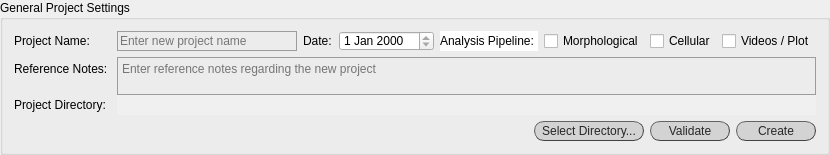
        <widget class="QGroupBox" name="gral_proj_settings">
         <property name="enabled">
          <bool>true</bool>
         </property>
         <property name="sizePolicy">
          <sizepolicy hsizetype="Preferred" vsizetype="Fixed">
           <horstretch>0</horstretch>
           <verstretch>0</verstretch>
          </sizepolicy>
         </property>
         <property name="minimumSize">
          <size>
           <width>0</width>
           <height>155</height>
          </size>
         </property>
         <property name="maximumSize">
          <size>
           <width>16777215</width>
           <height>130</height>
          </size>
         </property>
         <property name="styleSheet">
          <string notr="true">QGroupBox#gral_proj_settings{text-decoration: underline; font: 80 10pt &quot;Calibri Light&quot;;}
</string>
         </property>
         <property name="title">
          <string>General Project Settings</string>
         </property>
         <layout class="QVBoxLayout" name="verticalLayout_12">
          <item>
           <layout class="QFormLayout" name="formLayout">
            <item row="0" column="0">
             <widget class="QLabel" name="lab_proj_name">
              <property name="styleSheet">
               <string notr="true">font: 25 10pt &quot;Calibri Light&quot;;</string>
              </property>
              <property name="text">
               <string>Project Name: </string>
              </property>
             </widget>
            </item>
            <item row="1" column="0">
             <widget class="QLabel" name="lab_ref_notes">
              <property name="styleSheet">
               <string notr="true">font: 25 10pt &quot;Calibri Light&quot;;</string>
              </property>
              <property name="text">
               <string>Reference Notes: </string>
              </property>
             </widget>
            </item>
            <item row="2" column="0">
             <widget class="QLabel" name="lab_proj_dir">
              <property name="styleSheet">
               <string notr="true">font: 25 10pt &quot;Calibri Light&quot;;</string>
              </property>
              <property name="text">
               <string>Project Directory: </string>
              </property>
             </widget>
            </item>
            <item row="0" column="1">
             <layout class="QHBoxLayout" name="horizontalLayout_5">
              <item>
               <widget class="QLineEdit" name="lineEdit_proj_name">
                <property name="minimumSize">
                 <size>
                  <width>180</width>
                  <height>20</height>
                 </size>
                </property>
                <property name="maximumSize">
                 <size>
                  <width>16777215</width>
                  <height>20</height>
                 </size>
                </property>
                <property name="focusPolicy">
                 <enum>Qt::StrongFocus</enum>
                </property>
                <property name="layoutDirection">
                 <enum>Qt::RightToLeft</enum>
                </property>
                <property name="styleSheet">
                 <string notr="true">QLineEdit {background-color: rgba(0,0,0,0);
border: 1px solid rgb(156, 156, 156);
font: 25 10pt &quot;Calibri Light&quot;;
font-family: &quot;Calibri Light&quot;;
}
QLineEdit:focus { border: 1px solid #eb6fbd;}
					</string>
                </property>
                <property name="maxLength">
                 <number>20</number>
                </property>
                <property name="frame">
                 <bool>true</bool>
                </property>
                <property name="placeholderText">
                 <string>Enter new project name</string>
                </property>
               </widget>
              </item>
              <item>
               <widget class="QLabel" name="lab_proj_name_2">
                <property name="minimumSize">
                 <size>
                  <width>30</width>
                  <height>20</height>
                 </size>
                </property>
                <property name="maximumSize">
                 <size>
                  <width>16777215</width>
                  <height>20</height>
                 </size>
                </property>
                <property name="styleSheet">
                 <string notr="true">font: 25 10pt &quot;Calibri Light&quot;;</string>
                </property>
                <property name="text">
                 <string>Date:</string>
                </property>
               </widget>
              </item>
              <item>
               <widget class="QDateEdit" name="dateEdit">
                <property name="minimumSize">
                 <size>
                  <width>90</width>
                  <height>20</height>
                 </size>
                </property>
                <property name="maximumSize">
                 <size>
                  <width>16777215</width>
                  <height>20</height>
                 </size>
                </property>
                <property name="styleSheet">
                 <string notr="true">font: 25 10pt &quot;Calibri Light&quot;;</string>
                </property>
                <property name="readOnly">
                 <bool>true</bool>
                </property>
               </widget>
              </item>
              <item>
               <widget class="QLabel" name="lab_analysis_pipeline">
                <property name="minimumSize">
                 <size>
                  <width>0</width>
                  <height>20</height>
                 </size>
                </property>
                <property name="maximumSize">
                 <size>
                  <width>16777215</width>
                  <height>20</height>
                 </size>
                </property>
                <property name="styleSheet">
                 <string notr="true">font: bold 10pt &quot;Calibri&quot;;
background-color: rgb(255, 255, 255);</string>
                </property>
                <property name="text">
                 <string>Analysis Pipeline: </string>
                </property>
               </widget>
              </item>
              <item>
               <widget class="QCheckBox" name="checkBox_mH">
                <property name="minimumSize">
                 <size>
                  <width>0</width>
                  <height>20</height>
                 </size>
                </property>
                <property name="maximumSize">
                 <size>
                  <width>16777215</width>
                  <height>20</height>
                 </size>
                </property>
                <property name="layoutDirection">
                 <enum>Qt::LeftToRight</enum>
                </property>
                <property name="styleSheet">
                 <string notr="true">font: 25 10pt &quot;Calibri Light&quot;;</string>
                </property>
                <property name="text">
                 <string>Morphological</string>
                </property>
                <property name="checked">
                 <bool>false</bool>
                </property>
               </widget>
              </item>
              <item>
               <widget class="QCheckBox" name="checkBox_mC">
                <property name="minimumSize">
                 <size>
                  <width>0</width>
                  <height>20</height>
                 </size>
                </property>
                <property name="maximumSize">
                 <size>
                  <width>16777215</width>
                  <height>20</height>
                 </size>
                </property>
                <property name="layoutDirection">
                 <enum>Qt::LeftToRight</enum>
                </property>
                <property name="styleSheet">
                 <string notr="true">font: 25 10pt &quot;Calibri Light&quot;;</string>
                </property>
                <property name="text">
                 <string>Cellular</string>
                </property>
               </widget>
              </item>
              <item>
               <widget class="QCheckBox" name="checkBox_mP">
                <property name="minimumSize">
                 <size>
                  <width>0</width>
                  <height>20</height>
                 </size>
                </property>
                <property name="maximumSize">
                 <size>
                  <width>16777215</width>
                  <height>20</height>
                 </size>
                </property>
                <property name="layoutDirection">
                 <enum>Qt::LeftToRight</enum>
                </property>
                <property name="styleSheet">
                 <string notr="true">font: 25 10pt &quot;Calibri Light&quot;;</string>
                </property>
                <property name="text">
                 <string>Videos / Plot</string>
                </property>
               </widget>
              </item>
             </layout>
            </item>
            <item row="1" column="1">
             <widget class="QTextEdit" name="textEdit_ref_notes">
              <property name="sizePolicy">
               <sizepolicy hsizetype="Preferred" vsizetype="Expanding">
                <horstretch>0</horstretch>
                <verstretch>0</verstretch>
               </sizepolicy>
              </property>
              <property name="minimumSize">
               <size>
                <width>0</width>
                <height>38</height>
               </size>
              </property>
              <property name="maximumSize">
               <size>
                <width>16777215</width>
                <height>38</height>
               </size>
              </property>
              <property name="styleSheet">
               <string notr="true">QTextEdit {background-color: rgba(0,0,0,0);
border: 1px solid rgb(156, 156, 156);
font: 25 10pt &quot;Calibri Light&quot;;
font-family: &quot;Calibri Light&quot;;
}
QTextEdit:focus { border: 1px solid #eb6fbd;}
					</string>
              </property>
              <property name="documentTitle">
               <string/>
              </property>
              <property name="placeholderText">
               <string>Enter reference notes regarding the new project</string>
              </property>
             </widget>
            </item>
            <item row="2" column="1">
             <layout class="QHBoxLayout" name="horizontalLayout_6">
              <item>
               <widget class="QTextEdit" name="lab_filled_proj_dir">
                <property name="sizePolicy">
                 <sizepolicy hsizetype="Preferred" vsizetype="Expanding">
                  <horstretch>0</horstretch>
                  <verstretch>0</verstretch>
                 </sizepolicy>
                </property>
                <property name="minimumSize">
                 <size>
                  <width>0</width>
                  <height>20</height>
                 </size>
                </property>
                <property name="maximumSize">
                 <size>
                  <width>16777215</width>
                  <height>20</height>
                 </size>
                </property>
                <property name="focusPolicy">
                 <enum>Qt::StrongFocus</enum>
                </property>
                <property name="styleSheet">
                 <string notr="true">font: 25 9pt &quot;Calibri Light&quot;;
background-color: rgb(240, 240, 240);
color: rgb(100, 100, 100);</string>
                </property>
                <property name="frameShape">
                 <enum>QFrame::NoFrame</enum>
                </property>
                <property name="frameShadow">
                 <enum>QFrame::Sunken</enum>
                </property>
                <property name="verticalScrollBarPolicy">
                 <enum>Qt::ScrollBarAlwaysOff</enum>
                </property>
                <property name="horizontalScrollBarPolicy">
                 <enum>Qt::ScrollBarAlwaysOff</enum>
                </property>
                <property name="readOnly">
                 <bool>true</bool>
                </property>
                <property name="html">
                 <string>&lt;!DOCTYPE HTML PUBLIC &quot;-//W3C//DTD HTML 4.0//EN&quot; &quot;http://www.w3.org/TR/REC-html40/strict.dtd&quot;&gt;
&lt;html&gt;&lt;head&gt;&lt;meta name=&quot;qrichtext&quot; content=&quot;1&quot; /&gt;&lt;style type=&quot;text/css&quot;&gt;
p, li { white-space: pre-wrap; }
&lt;/style&gt;&lt;/head&gt;&lt;body style=&quot; font-family:'Calibri Light'; font-size:9pt; font-weight:24; font-style:normal;&quot;&gt;
&lt;p align=&quot;center&quot; style=&quot;-qt-paragraph-type:empty; margin-top:0px; margin-bottom:0px; margin-left:0px; margin-right:0px; -qt-block-indent:0; text-indent:0px;&quot;&gt;&lt;br /&gt;&lt;/p&gt;&lt;/body&gt;&lt;/html&gt;</string>
                </property>
               </widget>
              </item>
             </layout>
            </item>
            <item row="3" column="1">
             <layout class="QHBoxLayout" name="horizontalLayout_19">
              <item>
               <spacer name="horizontalSpacer_2">
                <property name="orientation">
                 <enum>Qt::Horizontal</enum>
                </property>
                <property name="sizeHint" stdset="0">
                 <size>
                  <width>40</width>
                  <height>20</height>
                 </size>
                </property>
               </spacer>
              </item>
              <item>
               <widget class="QPushButton" name="button_select_proj_dir">
                <property name="minimumSize">
                 <size>
                  <width>110</width>
                  <height>20</height>
                 </size>
                </property>
                <property name="maximumSize">
                 <size>
                  <width>110</width>
                  <height>20</height>
                 </size>
                </property>
                <property name="mouseTracking">
                 <bool>true</bool>
                </property>
                <property name="focusPolicy">
                 <enum>Qt::ClickFocus</enum>
                </property>
                <property name="autoFillBackground">
                 <bool>false</bool>
                </property>
                <property name="styleSheet">
                 <string notr="true">QPushButton{border-radius:10px;
border-width: 1px;
border-style: outset;
border-color: rgb(66, 66, 66);
background-color: rgb(211, 211, 211);
color: rgb(39, 39, 39);
font: 10pt &quot;Calibri Light&quot;;}

QPushButton:hover{
background-color: #eb6fbd;
border-color: #672146
}</string>
                </property>
                <property name="text">
                 <string>Select Directory...</string>
                </property>
                <property name="checkable">
                 <bool>true</bool>
                </property>
               </widget>
              </item>
              <item>
               <widget class="QPushButton" name="button_validate_new_proj">
                <property name="minimumSize">
                 <size>
                  <width>80</width>
                  <height>20</height>
                 </size>
                </property>
                <property name="maximumSize">
                 <size>
                  <width>80</width>
                  <height>20</height>
                 </size>
                </property>
                <property name="autoFillBackground">
                 <bool>false</bool>
                </property>
                <property name="styleSheet">
                 <string notr="true">QPushButton{border-radius:10px;
border-width: 1px;
border-style: outset;
border-color: rgb(66, 66, 66);
background-color: rgb(211, 211, 211);
color: rgb(39, 39, 39);
font: 10pt &quot;Calibri Light&quot;;}

QPushButton:hover{
background-color: #eb6fbd;
border-color: #672146
}</string>
                </property>
                <property name="text">
                 <string>Validate</string>
                </property>
                <property name="checkable">
                 <bool>true</bool>
                </property>
                <property name="autoExclusive">
                 <bool>false</bool>
                </property>
               </widget>
              </item>
              <item>
               <widget class="QPushButton" name="button_create_initial_proj">
                <property name="minimumSize">
                 <size>
                  <width>80</width>
                  <height>20</height>
                 </size>
                </property>
                <property name="maximumSize">
                 <size>
                  <width>80</width>
                  <height>20</height>
                 </size>
                </property>
                <property name="autoFillBackground">
                 <bool>false</bool>
                </property>
                <property name="styleSheet">
                 <string notr="true">QPushButton{border-radius:10px;
border-width: 1px;
border-style: outset;
border-color: rgb(66, 66, 66);
background-color: rgb(211, 211, 211);
color: rgb(39, 39, 39);
font: 10pt &quot;Calibri Light&quot;;}

QPushButton:hover{
background-color: #eb6fbd;
border-color: #672146
}</string>
                </property>
                <property name="text">
                 <string>Create</string>
                </property>
                <property name="checkable">
                 <bool>true</bool>
                </property>
                <property name="autoExclusive">
                 <bool>true</bool>
                </property>
                <property name="autoDefault">
                 <bool>false</bool>
                </property>
               </widget>
              </item>
             </layout>
            </item>
           </layout>
          </item>
         </layout>
        </widget>
